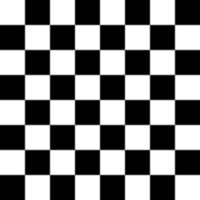
#> input picture skimage.data.checkerboard(), 200 x 200 px
$ jupyter execute --allow-errors 08-FeaturePoints.ipynb   (shell and % lines are left out)
#> lines starting #> are read from the running program, lines starting #| are printed output that depends on the picture
# ETHZ: 227-0966-00L
# Quantitative Big Imaging
# April 11, 2019

## Dynamic Experiments: Feature Points

#### Anders Kaestner

[cell 1]
import matplotlib.pyplot as plt
import seaborn as sns
plt.rcParams["figure.figsize"] = (8, 8)
plt.rcParams["figure.dpi"] = 150
plt.rcParams["font.size"] = 14
plt.rcParams['font.family'] = ['sans-serif']
plt.rcParams['font.sans-serif'] = ['DejaVu Sans']
plt.style.use('ggplot')
sns.set_style("whitegrid", {'axes.grid': False})

### Papers / Sites

- Keypoint and Corner Detection
 - Distinctive Image Features from Scale-Invariant Keypoints - https://www.cs.ubc.ca/~lowe/papers/ijcv04.pdf
 - https://opencv-python-tutroals.readthedocs.io/en/latest/py_tutorials/py_feature2d/py_sift_intro/py_sift_intro.html

# Key Points (or feature points)

- Registration using the full data set is time demaning.
- We can detect feature points in an image and use them to make a registration.

# Identifying key points
We first focus on the detection of points.

A [Harris corner detector](https://en.wikipedia.org/wiki/Harris_Corner_Detector) helps us here:

[cell 2]
from skimage.feature import corner_peaks, corner_harris, BRIEF
from skimage.transform import warp, AffineTransform
from skimage import data
from skimage.io import imread
import matplotlib.pyplot as plt
import seaborn as sns
import numpy as np
tform = AffineTransform(scale=(1.3, 1.1), rotation=0, shear=0.1,
                        translation=(0, 0))
image = warp(data.checkerboard(), tform.inverse, output_shape=(200, 200))
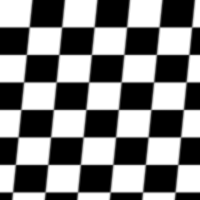
#> image: shape (200, 200) float64; min 0, max 1, mean 0.501

fig, (ax1, ax2, ax3) = plt.subplots(1, 3, figsize=(15, 5))
ax1.imshow(image); ax1.set_title('Raw Image')
ax2.imshow(corner_harris(image)); ax2.set_title('Corner Features')
peak_coords = corner_peaks(corner_harris(image))
#> peak_coords = 2884 pairs, first value 1 to 198, second value 1 to 198
ax3.imshow(image); ax3.set_title('Raw Image')
ax3.plot(peak_coords[:, 1], peak_coords[:, 0], 'rs');
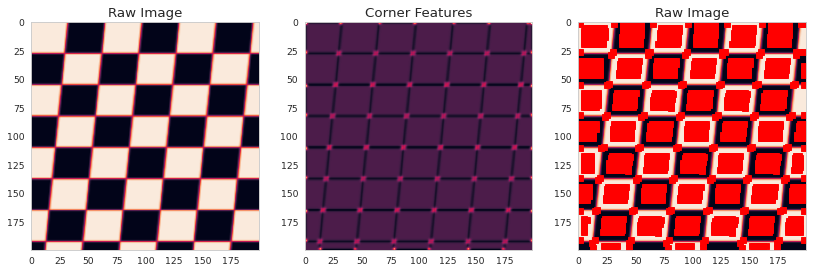
#> figure drawn by matplotlib, 3 panels

## Let's try the corner detection on real data

[cell 3]
full_img = imread("ext-figures/bonegfiltslice.png")
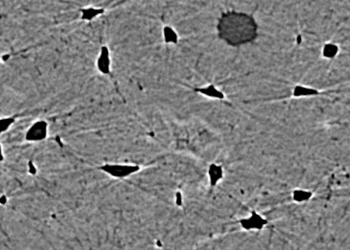
#> input picture Lectures/ext-figures/bonegfiltslice.png, 350 x 250 px
#> full_img is the input picture: shape (250, 350); min 0, max 255, mean 124.9

fig, (ax1, ax2, ax3) = plt.subplots(1, 3, figsize=(15, 5))
ax1.imshow(full_img)
ax1.set_title('Raw Image')
ax2.imshow(corner_harris(full_img)), ax2.set_title('Corner Features')
peak_coords = corner_peaks(corner_harris(full_img))
#> peak_coords = 2349 pairs, first value 1 to 248, second value 1 to 348

ax3.imshow(full_img), ax3.set_title('Raw Image')
ax3.plot(peak_coords[:, 1], peak_coords[:, 0], 'rs');
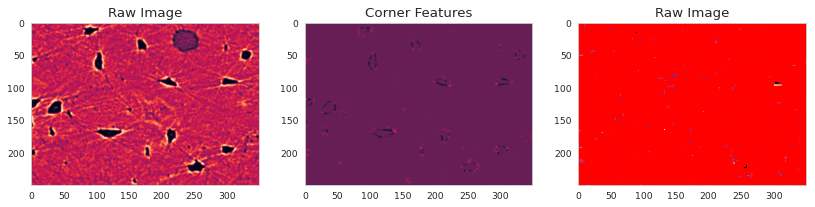
#> figure drawn by matplotlib, 3 panels

# Tracking with Points

__Goal:__ To reducing the tracking efforts

We can use the corner points to track features between multiple frames.

In this sample, we see that they are
- quite stable
- and fixed

on the features.

## We need data - a series transformed images

[cell 4]
from matplotlib.animation import FuncAnimation
from IPython.display import HTML
fig, c_ax = plt.subplots(1, 1, figsize=(5, 5), dpi=100)


def update_frame(i):
    c_ax.cla()
    tform = AffineTransform(scale=(1.3+i/20, 1.1-i/20), rotation=-i/10, shear=i/20,
                            translation=(0, 0))
    image = warp(data.checkerboard(), tform.inverse, output_shape=(200, 200))
    c_ax.imshow(image)
    peak_coords = corner_peaks(corner_harris(image))
    c_ax.plot(peak_coords[:, 1], peak_coords[:, 0], 'rs')


# write animation frames
#> (the rest of this cell did not finish here and is left out)

# Features and Descriptors
We can move beyond just key points to keypoints and feature vectors (called descriptors) at those points.

A descriptor is a vector that describes a given keypoint uniquely.

This will be demonstrated using two methods in the following notebook cells...

[cell 5]
from skimage.feature import ORB
full_img = imread("ext-figures/bonegfiltslice.png")
orb_det = ORB(n_keypoints=10)
det_obj = orb_det.detect_and_extract(full_img)
fig, (ax3, ax4, ax5) = plt.subplots(1, 3, figsize=(15, 5))
ax3.imshow(full_img, cmap='gray')
ax3.set_title('Raw Image')
for i in range(orb_det.keypoints.shape[0]):
    ax3.plot(orb_det.keypoints[i, 1], orb_det.keypoints[i,
                                                        0], 's', label='Keypoint {}'.format(i))
    ax4.bar(np.arange(10)+i/10.0, orb_det.descriptors[i][:10]+1e-2, width=1/10.0,
            alpha=0.5, label='Keypoint {}'.format(i))
ax5.imshow(np.stack([x[:20] for x in orb_det.descriptors], 0))
ax5.set_title('Descriptor')
ax3.legend(facecolor='white', framealpha=0.5)
ax4.legend();
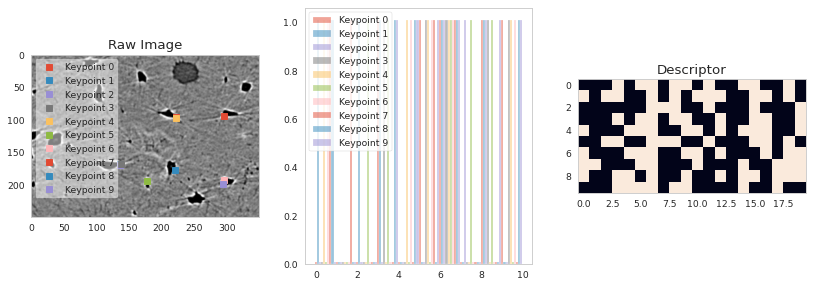
#> figure drawn by matplotlib, 3 panels

### Defining a supporting function to show the matches

[cell 6]
from skimage.feature import match_descriptors, plot_matches
import matplotlib.pyplot as plt


def show_matches(img1, img2, feat1, feat2):
    matches12 = match_descriptors(
        feat1['descriptors'], feat2['descriptors'], cross_check=True)

    fig, (ax3, ax2) = plt.subplots(1, 2, figsize=(15, 5))
    c_matches = match_descriptors(feat1['descriptors'],
                                  feat2['descriptors'], cross_check=True)

    plot_matches(ax3,
                 img1, img2,
                 feat1['keypoints'], feat1['keypoints'],
                 matches12)

    ax2.plot(feat1['keypoints'][:, 1],
             feat1['keypoints'][:, 0],
             '.',
             label='Before')

    ax2.plot(feat2['keypoints'][:, 1],
             feat2['keypoints'][:, 0],
             '.', label='After')

    for i, (c_idx, n_idx) in enumerate(c_matches):
        x_vec = [feat1['keypoints'][c_idx, 0], feat2['keypoints'][n_idx, 0]]
        y_vec = [feat1['keypoints'][c_idx, 1], feat2['keypoints'][n_idx, 1]]
        dist = np.sqrt(np.square(np.diff(x_vec))+np.square(np.diff(y_vec)))
        alpha = np.clip(50/dist, 0, 1)

        ax2.plot(
            y_vec,
            x_vec,
            'k-',
            alpha=alpha,
            label='Match' if i == 0 else ''
        )

    ax2.legend()

    ax3.set_title(r'{} $\rightarrow$ {}'.format('Before', 'After'));

### Let's create some data

[cell 7]
from skimage.filters import median
full_img = imread("ext-figures/bonegfiltslice.png")
full_shift_img = median(
    np.roll(np.roll(full_img, -15, axis=0), 15, axis=1), np.ones((1, 3)))
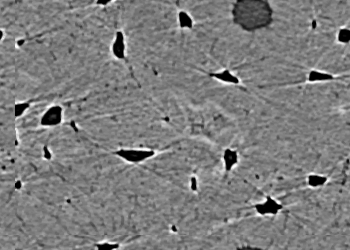
#> full_shift_img: shape (250, 350); min 0, max 255, mean 124.9

bw_img = full_img
shift_img = full_shift_img

## Features found by the BRIEF descriptor

[cell 8]
from skimage.feature import corner_peaks, corner_harris, BRIEF


def calc_corners(*imgs):
    b = BRIEF()
    for c_img in imgs:
        corner_img = corner_harris(c_img)
        coords = corner_peaks(corner_img, min_distance=5)
        b.extract(c_img, coords)
        yield {'keypoints': coords,
               'descriptors': b.descriptors}


feat1, feat2 = calc_corners(bw_img, shift_img)
#> feat1 = 2 items; feat2 = 2 items
#> (the rest of this cell did not finish here and is left out)

#> in show_matches, `matches12 = match_descriptors( feat1['descriptors'], feat2['descriptor..`: matches12 = 229 pairs, first value 0 to 294, second value 0 to 288
#> in show_matches, `c_matches = match_descriptors(feat1['descriptors'], feat2['descriptors..`: c_matches has the same summary as matches12
#> the loop in show_matches, `for i, (c_idx, n_idx) in enumerate(c_matches):` made 1 pass
#> (c_idx, n_idx, x_vec, y_vec, dist, alpha) on pass 1: (0, 0, [168, 153], [138, 153], [21.21], [1])

## Features found by the ORB descriptor

[cell 9]
from skimage.feature import ORB, BRIEF, CENSURE


def calc_orb(*imgs):
    descriptor_extractor = ORB(n_keypoints=100)
    for c_img in imgs:
        descriptor_extractor.detect_and_extract(c_img)
        yield {'keypoints': descriptor_extractor.keypoints,
               'descriptors': descriptor_extractor.descriptors}


feat1, feat2 = calc_orb(bw_img, shift_img)
#> (the rest of this cell did not finish here and is left out)

#> the loop in show_matches, `for i, (c_idx, n_idx) in enumerate(c_matches):` made 1 pass
#> (c_idx, n_idx, x_vec, y_vec, dist, alpha) on pass 1: (0, 0, [96, 81], [222, 237], [21.21], [1])
